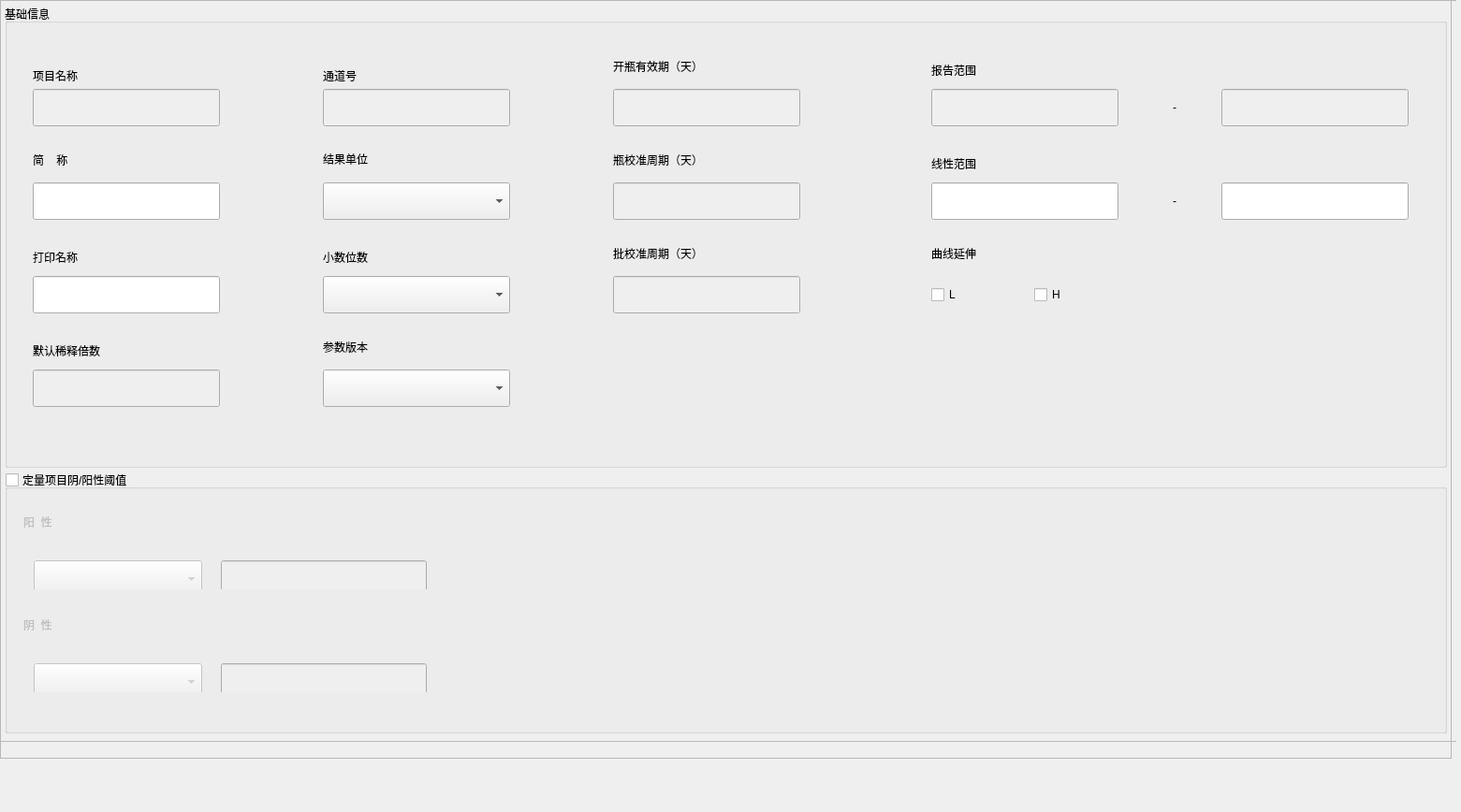
<?xml version="1.0" encoding="UTF-8"?>
<ui version="4.0">
 <class>ImAnalysisParamWidget</class>
 <widget class="QWidget" name="ImAnalysisParamWidget">
  <property name="geometry">
   <rect>
    <x>0</x>
    <y>0</y>
    <width>1561</width>
    <height>868</height>
   </rect>
  </property>
  <property name="windowTitle">
   <string>AnalysisParamWidget</string>
  </property>
  <widget class="QFrame" name="ParamFrame">
   <property name="geometry">
    <rect>
     <x>0</x>
     <y>0</y>
     <width>1551</width>
     <height>811</height>
    </rect>
   </property>
   <property name="frameShape">
    <enum>QFrame::StyledPanel</enum>
   </property>
   <property name="frameShadow">
    <enum>QFrame::Raised</enum>
   </property>
   <widget class="QGroupBox" name="AnalysisParam_info">
    <property name="geometry">
     <rect>
      <x>5</x>
      <y>5</y>
      <width>1541</width>
      <height>495</height>
     </rect>
    </property>
    <property name="font">
     <font>
      <weight>50</weight>
      <bold>false</bold>
     </font>
    </property>
    <property name="styleSheet">
     <string notr="true"/>
    </property>
    <property name="title">
     <string>基础信息</string>
    </property>
    <property name="flat">
     <bool>true</bool>
    </property>
    <property name="checkable">
     <bool>false</bool>
    </property>
    <property name="checked">
     <bool>false</bool>
    </property>
    <property name="borders" stdset="0">
     <string>group_tit</string>
    </property>
    <widget class="QLabel" name="AssayNaneLab_2">
     <property name="geometry">
      <rect>
       <x>30</x>
       <y>60</y>
       <width>291</width>
       <height>31</height>
      </rect>
     </property>
     <property name="text">
      <string>项目名称</string>
     </property>
    </widget>
    <widget class="QLabel" name="AssayNaneLab">
     <property name="geometry">
      <rect>
       <x>30</x>
       <y>150</y>
       <width>291</width>
       <height>31</height>
      </rect>
     </property>
     <property name="text">
      <string>简    称</string>
     </property>
    </widget>
    <widget class="QLineEdit" name="fullNameEdit">
     <property name="enabled">
      <bool>false</bool>
     </property>
     <property name="geometry">
      <rect>
       <x>30</x>
       <y>90</y>
       <width>200</width>
       <height>40</height>
      </rect>
     </property>
    </widget>
    <widget class="QLineEdit" name="AssayNameEdit">
     <property name="geometry">
      <rect>
       <x>30</x>
       <y>190</y>
       <width>200</width>
       <height>40</height>
      </rect>
     </property>
    </widget>
    <widget class="QLineEdit" name="PrintNameEdit">
     <property name="geometry">
      <rect>
       <x>30</x>
       <y>290</y>
       <width>200</width>
       <height>40</height>
      </rect>
     </property>
     <property name="maxLength">
      <number>15</number>
     </property>
    </widget>
    <widget class="QLabel" name="PrintNameLab">
     <property name="geometry">
      <rect>
       <x>30</x>
       <y>250</y>
       <width>281</width>
       <height>40</height>
      </rect>
     </property>
     <property name="text">
      <string>打印名称</string>
     </property>
    </widget>
    <widget class="QLabel" name="label">
     <property name="geometry">
      <rect>
       <x>340</x>
       <y>350</y>
       <width>371</width>
       <height>31</height>
      </rect>
     </property>
     <property name="text">
      <string>参数版本</string>
     </property>
    </widget>
    <widget class="QLabel" name="AssayNumLab">
     <property name="geometry">
      <rect>
       <x>340</x>
       <y>60</y>
       <width>301</width>
       <height>31</height>
      </rect>
     </property>
     <property name="text">
      <string>通道号</string>
     </property>
    </widget>
    <widget class="QLineEdit" name="AssayCodeEdit">
     <property name="enabled">
      <bool>false</bool>
     </property>
     <property name="geometry">
      <rect>
       <x>340</x>
       <y>90</y>
       <width>200</width>
       <height>40</height>
      </rect>
     </property>
     <property name="readOnly">
      <bool>true</bool>
     </property>
    </widget>
    <widget class="QLabel" name="ResUnitLab">
     <property name="geometry">
      <rect>
       <x>340</x>
       <y>145</y>
       <width>281</width>
       <height>40</height>
      </rect>
     </property>
     <property name="text">
      <string>结果单位</string>
     </property>
    </widget>
    <widget class="QComboBox" name="ResUnitCombo">
     <property name="geometry">
      <rect>
       <x>340</x>
       <y>190</y>
       <width>200</width>
       <height>40</height>
      </rect>
     </property>
    </widget>
    <widget class="QLabel" name="DecimalLab">
     <property name="geometry">
      <rect>
       <x>340</x>
       <y>250</y>
       <width>271</width>
       <height>40</height>
      </rect>
     </property>
     <property name="text">
      <string>小数位数</string>
     </property>
    </widget>
    <widget class="QComboBox" name="DecimalCombo">
     <property name="geometry">
      <rect>
       <x>340</x>
       <y>290</y>
       <width>200</width>
       <height>40</height>
      </rect>
     </property>
    </widget>
    <widget class="QLabel" name="Lab_5">
     <property name="geometry">
      <rect>
       <x>30</x>
       <y>350</y>
       <width>301</width>
       <height>40</height>
      </rect>
     </property>
     <property name="text">
      <string>默认稀释倍数</string>
     </property>
    </widget>
    <widget class="QLineEdit" name="DefaultDiluEdit">
     <property name="enabled">
      <bool>false</bool>
     </property>
     <property name="geometry">
      <rect>
       <x>30</x>
       <y>390</y>
       <width>200</width>
       <height>40</height>
      </rect>
     </property>
     <property name="maxLength">
      <number>15</number>
     </property>
     <property name="readOnly">
      <bool>true</bool>
     </property>
    </widget>
    <widget class="QLabel" name="Lab_7">
     <property name="geometry">
      <rect>
       <x>990</x>
       <y>150</y>
       <width>511</width>
       <height>40</height>
      </rect>
     </property>
     <property name="text">
      <string>线性范围</string>
     </property>
    </widget>
    <widget class="QLineEdit" name="AlarmRangeLowerEdit">
     <property name="geometry">
      <rect>
       <x>990</x>
       <y>190</y>
       <width>200</width>
       <height>40</height>
      </rect>
     </property>
     <property name="maxLength">
      <number>15</number>
     </property>
    </widget>
    <widget class="QLabel" name="Lab_6">
     <property name="geometry">
      <rect>
       <x>990</x>
       <y>50</y>
       <width>511</width>
       <height>40</height>
      </rect>
     </property>
     <property name="text">
      <string>报告范围</string>
     </property>
    </widget>
    <widget class="QLineEdit" name="RepRangeLowerEdit">
     <property name="enabled">
      <bool>false</bool>
     </property>
     <property name="geometry">
      <rect>
       <x>990</x>
       <y>90</y>
       <width>200</width>
       <height>40</height>
      </rect>
     </property>
     <property name="maxLength">
      <number>15</number>
     </property>
    </widget>
    <widget class="QComboBox" name="AssayVerCombo">
     <property name="geometry">
      <rect>
       <x>340</x>
       <y>390</y>
       <width>200</width>
       <height>40</height>
      </rect>
     </property>
    </widget>
    <widget class="QLabel" name="Lab_2">
     <property name="geometry">
      <rect>
       <x>650</x>
       <y>50</y>
       <width>321</width>
       <height>31</height>
      </rect>
     </property>
     <property name="text">
      <string>开瓶有效期（天）</string>
     </property>
    </widget>
    <widget class="QLineEdit" name="OpenDaysEdit">
     <property name="enabled">
      <bool>false</bool>
     </property>
     <property name="geometry">
      <rect>
       <x>650</x>
       <y>90</y>
       <width>200</width>
       <height>40</height>
      </rect>
     </property>
     <property name="readOnly">
      <bool>true</bool>
     </property>
    </widget>
    <widget class="QLabel" name="Lab_3">
     <property name="geometry">
      <rect>
       <x>650</x>
       <y>150</y>
       <width>311</width>
       <height>31</height>
      </rect>
     </property>
     <property name="text">
      <string>瓶校准周期（天）</string>
     </property>
    </widget>
    <widget class="QLineEdit" name="BotCaliWeekEdit">
     <property name="enabled">
      <bool>false</bool>
     </property>
     <property name="geometry">
      <rect>
       <x>650</x>
       <y>190</y>
       <width>200</width>
       <height>40</height>
      </rect>
     </property>
     <property name="readOnly">
      <bool>true</bool>
     </property>
    </widget>
    <widget class="QLabel" name="Lab_4">
     <property name="geometry">
      <rect>
       <x>650</x>
       <y>250</y>
       <width>311</width>
       <height>31</height>
      </rect>
     </property>
     <property name="text">
      <string>批校准周期（天）</string>
     </property>
    </widget>
    <widget class="QLineEdit" name="LotCaliWeekEdit">
     <property name="enabled">
      <bool>false</bool>
     </property>
     <property name="geometry">
      <rect>
       <x>650</x>
       <y>290</y>
       <width>200</width>
       <height>40</height>
      </rect>
     </property>
     <property name="readOnly">
      <bool>true</bool>
     </property>
    </widget>
    <widget class="QLineEdit" name="RepRangeUpperEdit">
     <property name="enabled">
      <bool>false</bool>
     </property>
     <property name="geometry">
      <rect>
       <x>1300</x>
       <y>90</y>
       <width>200</width>
       <height>40</height>
      </rect>
     </property>
     <property name="maxLength">
      <number>15</number>
     </property>
    </widget>
    <widget class="QLineEdit" name="AlarmRangeUpperEdit">
     <property name="geometry">
      <rect>
       <x>1300</x>
       <y>190</y>
       <width>200</width>
       <height>40</height>
      </rect>
     </property>
     <property name="maxLength">
      <number>15</number>
     </property>
    </widget>
    <widget class="QLabel" name="Lab_8">
     <property name="geometry">
      <rect>
       <x>990</x>
       <y>250</y>
       <width>441</width>
       <height>31</height>
      </rect>
     </property>
     <property name="text">
      <string>曲线延伸</string>
     </property>
    </widget>
    <widget class="QLabel" name="label_2">
     <property name="geometry">
      <rect>
       <x>1240</x>
       <y>190</y>
       <width>20</width>
       <height>40</height>
      </rect>
     </property>
     <property name="text">
      <string>-</string>
     </property>
     <property name="alignment">
      <set>Qt::AlignCenter</set>
     </property>
    </widget>
    <widget class="QLabel" name="label_3">
     <property name="geometry">
      <rect>
       <x>1240</x>
       <y>90</y>
       <width>20</width>
       <height>40</height>
      </rect>
     </property>
     <property name="text">
      <string>-</string>
     </property>
     <property name="alignment">
      <set>Qt::AlignCenter</set>
     </property>
    </widget>
    <widget class="QCheckBox" name="l_extend_ckbox">
     <property name="geometry">
      <rect>
       <x>990</x>
       <y>290</y>
       <width>61</width>
       <height>40</height>
      </rect>
     </property>
     <property name="mouseTracking">
      <bool>true</bool>
     </property>
     <property name="text">
      <string>L</string>
     </property>
    </widget>
    <widget class="QCheckBox" name="h_extend_ckbox">
     <property name="geometry">
      <rect>
       <x>1100</x>
       <y>290</y>
       <width>61</width>
       <height>40</height>
      </rect>
     </property>
     <property name="mouseTracking">
      <bool>true</bool>
     </property>
     <property name="text">
      <string>H</string>
     </property>
    </widget>
   </widget>
   <widget class="QGroupBox" name="PosNegGrpBox">
    <property name="geometry">
     <rect>
      <x>5</x>
      <y>503</y>
      <width>1541</width>
      <height>281</height>
     </rect>
    </property>
    <property name="title">
     <string>定量项目阴/阳性阈值</string>
    </property>
    <property name="checkable">
     <bool>true</bool>
    </property>
    <property name="checked">
     <bool>false</bool>
    </property>
    <property name="borders" stdset="0">
     <string>group_tit_check</string>
    </property>
    <widget class="QWidget" name="widget1" native="true">
     <property name="geometry">
      <rect>
       <x>20</x>
       <y>45</y>
       <width>1501</width>
       <height>239</height>
      </rect>
     </property>
     <widget class="QLabel" name="Lab_14">
      <property name="geometry">
       <rect>
        <x>0</x>
        <y>100</y>
        <width>441</width>
        <height>40</height>
       </rect>
      </property>
      <property name="minimumSize">
       <size>
        <width>175</width>
        <height>0</height>
       </size>
      </property>
      <property name="text">
       <string>阴  性</string>
      </property>
     </widget>
     <widget class="QLabel" name="Lab_13">
      <property name="geometry">
       <rect>
        <x>0</x>
        <y>-10</y>
        <width>441</width>
        <height>40</height>
       </rect>
      </property>
      <property name="minimumSize">
       <size>
        <width>175</width>
        <height>0</height>
       </size>
      </property>
      <property name="text">
       <string>阳  性</string>
      </property>
     </widget>
     <widget class="QWidget" name="layoutWidget1">
      <property name="geometry">
       <rect>
        <x>0</x>
        <y>150</y>
        <width>442</width>
        <height>42</height>
       </rect>
      </property>
      <layout class="QHBoxLayout" name="horizontalLayout_7">
       <property name="spacing">
        <number>20</number>
       </property>
       <item>
        <widget class="QComboBox" name="NegOperatorCombo">
         <property name="minimumSize">
          <size>
           <width>180</width>
           <height>40</height>
          </size>
         </property>
        </widget>
       </item>
       <item>
        <widget class="QLineEdit" name="NegNumEdit">
         <property name="minimumSize">
          <size>
           <width>180</width>
           <height>40</height>
          </size>
         </property>
         <property name="maxLength">
          <number>15</number>
         </property>
        </widget>
       </item>
      </layout>
     </widget>
     <widget class="QWidget" name="layoutWidget">
      <property name="geometry">
       <rect>
        <x>0</x>
        <y>40</y>
        <width>442</width>
        <height>42</height>
       </rect>
      </property>
      <layout class="QHBoxLayout" name="horizontalLayout_6">
       <property name="spacing">
        <number>20</number>
       </property>
       <item>
        <widget class="QComboBox" name="PosOperatorCombo">
         <property name="minimumSize">
          <size>
           <width>180</width>
           <height>40</height>
          </size>
         </property>
        </widget>
       </item>
       <item>
        <widget class="QLineEdit" name="PosNumEdit">
         <property name="minimumSize">
          <size>
           <width>180</width>
           <height>40</height>
          </size>
         </property>
         <property name="maxLength">
          <number>15</number>
         </property>
        </widget>
       </item>
      </layout>
     </widget>
    </widget>
   </widget>
  </widget>
  <widget class="QFrame" name="line_v_4">
   <property name="geometry">
    <rect>
     <x>0</x>
     <y>0</y>
     <width>1</width>
     <height>793</height>
    </rect>
   </property>
   <property name="frameShape">
    <enum>QFrame::StyledPanel</enum>
   </property>
   <property name="frameShadow">
    <enum>QFrame::Raised</enum>
   </property>
   <property name="lines" stdset="0">
    <string>solid</string>
   </property>
  </widget>
  <widget class="QFrame" name="line_v_2">
   <property name="geometry">
    <rect>
     <x>1550</x>
     <y>0</y>
     <width>1</width>
     <height>790</height>
    </rect>
   </property>
   <property name="frameShape">
    <enum>QFrame::StyledPanel</enum>
   </property>
   <property name="frameShadow">
    <enum>QFrame::Raised</enum>
   </property>
   <property name="lines" stdset="0">
    <string>solid</string>
   </property>
  </widget>
  <widget class="QFrame" name="line_h">
   <property name="geometry">
    <rect>
     <x>0</x>
     <y>0</y>
     <width>1556</width>
     <height>1</height>
    </rect>
   </property>
   <property name="frameShape">
    <enum>QFrame::StyledPanel</enum>
   </property>
   <property name="frameShadow">
    <enum>QFrame::Raised</enum>
   </property>
   <property name="lines" stdset="0">
    <string>solid</string>
   </property>
  </widget>
  <widget class="QFrame" name="line_h_4">
   <property name="geometry">
    <rect>
     <x>0</x>
     <y>792</y>
     <width>1556</width>
     <height>1</height>
    </rect>
   </property>
   <property name="frameShape">
    <enum>QFrame::StyledPanel</enum>
   </property>
   <property name="frameShadow">
    <enum>QFrame::Raised</enum>
   </property>
   <property name="lines" stdset="0">
    <string>solid</string>
   </property>
  </widget>
 </widget>
 <layoutdefault spacing="6" margin="11"/>
 <tabstops>
  <tabstop>fullNameEdit</tabstop>
  <tabstop>AssayNameEdit</tabstop>
  <tabstop>PrintNameEdit</tabstop>
  <tabstop>DefaultDiluEdit</tabstop>
  <tabstop>AssayCodeEdit</tabstop>
  <tabstop>ResUnitCombo</tabstop>
  <tabstop>DecimalCombo</tabstop>
  <tabstop>AssayVerCombo</tabstop>
  <tabstop>OpenDaysEdit</tabstop>
  <tabstop>BotCaliWeekEdit</tabstop>
  <tabstop>LotCaliWeekEdit</tabstop>
  <tabstop>RepRangeLowerEdit</tabstop>
  <tabstop>RepRangeUpperEdit</tabstop>
  <tabstop>AlarmRangeLowerEdit</tabstop>
  <tabstop>AlarmRangeUpperEdit</tabstop>
  <tabstop>l_extend_ckbox</tabstop>
  <tabstop>h_extend_ckbox</tabstop>
  <tabstop>PosNegGrpBox</tabstop>
  <tabstop>PosOperatorCombo</tabstop>
  <tabstop>PosNumEdit</tabstop>
  <tabstop>NegOperatorCombo</tabstop>
  <tabstop>NegNumEdit</tabstop>
 </tabstops>
 <resources/>
 <connections/>
</ui>
